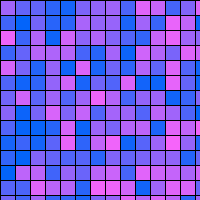
Frame 1 (no input)
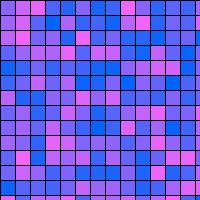
Frame 60 (the mouse pressed at the canvas centre just before this capture)
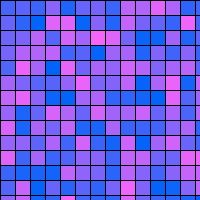
Frame 120 (the mouse held since frame 60 and released just before this capture)

The Processing sketch that drew these frames (run headless with seeded random() and noise(); from frame 60 on, the mouse is pressed at the canvas centre):

// Processing sketch: processing_13728
// ── processing_13728.pde

void setup(){
  size(200,200);
colorMode(RGB);
}

void draw(){
  
  for(int x=0; x<220; x=x+15)
  for(int y=0; y<250; y=y+15)
  {
  fill(random(250),100,250);

rect(x,y,50,50);

  }
 
}
                
